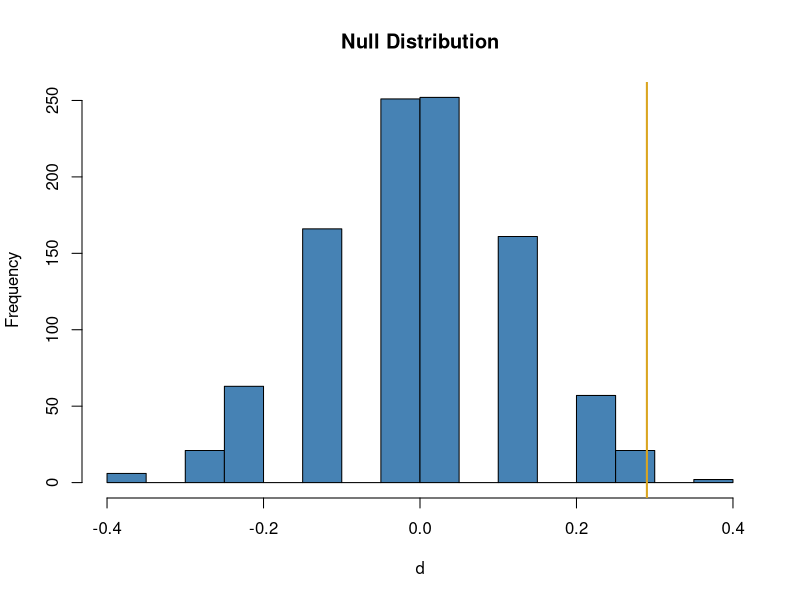

This chart was generated by the following R code:
## ---- chunk 1
library(knitr)
options(digits=2)
knitr::opts_chunk$set(echo = TRUE)
library(dplyr)
library(ggplot2)
## ---- chunk 2
gender <- rep(c("M", "F"), each = 24)
promote <- rep(c("Yes", "No"), c(35, 13))
d <- rep(NA, 1000)
for(i in 1:1000) {
  newgen <- sample(gender)
  tab <- table(newgen, promote)
  d[i] <- diff(tab[, 2]/24)
}
hist(d, col = "steelblue", main = "Null Distribution")
abline(v = .29, col = "goldenrod", lwd = 2)
